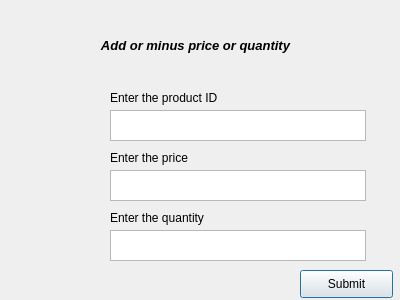
<?xml version="1.0" encoding="UTF-8"?>
<ui version="4.0">
 <class>addordel</class>
 <widget class="QDialog" name="addordel">
  <property name="geometry">
   <rect>
    <x>0</x>
    <y>0</y>
    <width>400</width>
    <height>300</height>
   </rect>
  </property>
  <property name="windowTitle">
   <string>Dialog</string>
  </property>
  <widget class="QLabel" name="label">
   <property name="geometry">
    <rect>
     <x>30</x>
     <y>20</y>
     <width>331</width>
     <height>51</height>
    </rect>
   </property>
   <property name="text">
    <string>&lt;html&gt;&lt;head/&gt;&lt;body&gt;&lt;p align=&quot;center&quot;&gt;&lt;span style=&quot; font-size:10pt; font-weight:600; font-style:italic;&quot;&gt;Add or minus price or quantity&lt;/span&gt;&lt;/p&gt;&lt;/body&gt;&lt;/html&gt;</string>
   </property>
  </widget>
  <widget class="QLabel" name="label_2">
   <property name="geometry">
    <rect>
     <x>110</x>
     <y>90</y>
     <width>171</width>
     <height>16</height>
    </rect>
   </property>
   <property name="text">
    <string>Enter the product ID</string>
   </property>
  </widget>
  <widget class="QLabel" name="label_3">
   <property name="geometry">
    <rect>
     <x>110</x>
     <y>150</y>
     <width>151</width>
     <height>16</height>
    </rect>
   </property>
   <property name="text">
    <string>Enter the price</string>
   </property>
  </widget>
  <widget class="QLabel" name="label_4">
   <property name="geometry">
    <rect>
     <x>110</x>
     <y>210</y>
     <width>151</width>
     <height>16</height>
    </rect>
   </property>
   <property name="text">
    <string>Enter the quantity</string>
   </property>
  </widget>
  <widget class="QTextEdit" name="textEdit">
   <property name="geometry">
    <rect>
     <x>110</x>
     <y>110</y>
     <width>256</width>
     <height>31</height>
    </rect>
   </property>
  </widget>
  <widget class="QTextEdit" name="textEdit_2">
   <property name="geometry">
    <rect>
     <x>110</x>
     <y>170</y>
     <width>256</width>
     <height>31</height>
    </rect>
   </property>
  </widget>
  <widget class="QTextEdit" name="textEdit_3">
   <property name="geometry">
    <rect>
     <x>110</x>
     <y>230</y>
     <width>256</width>
     <height>31</height>
    </rect>
   </property>
  </widget>
  <widget class="QPushButton" name="pushButton">
   <property name="geometry">
    <rect>
     <x>300</x>
     <y>270</y>
     <width>93</width>
     <height>28</height>
    </rect>
   </property>
   <property name="text">
    <string>Submit</string>
   </property>
  </widget>
 </widget>
 <resources/>
 <connections/>
</ui>
